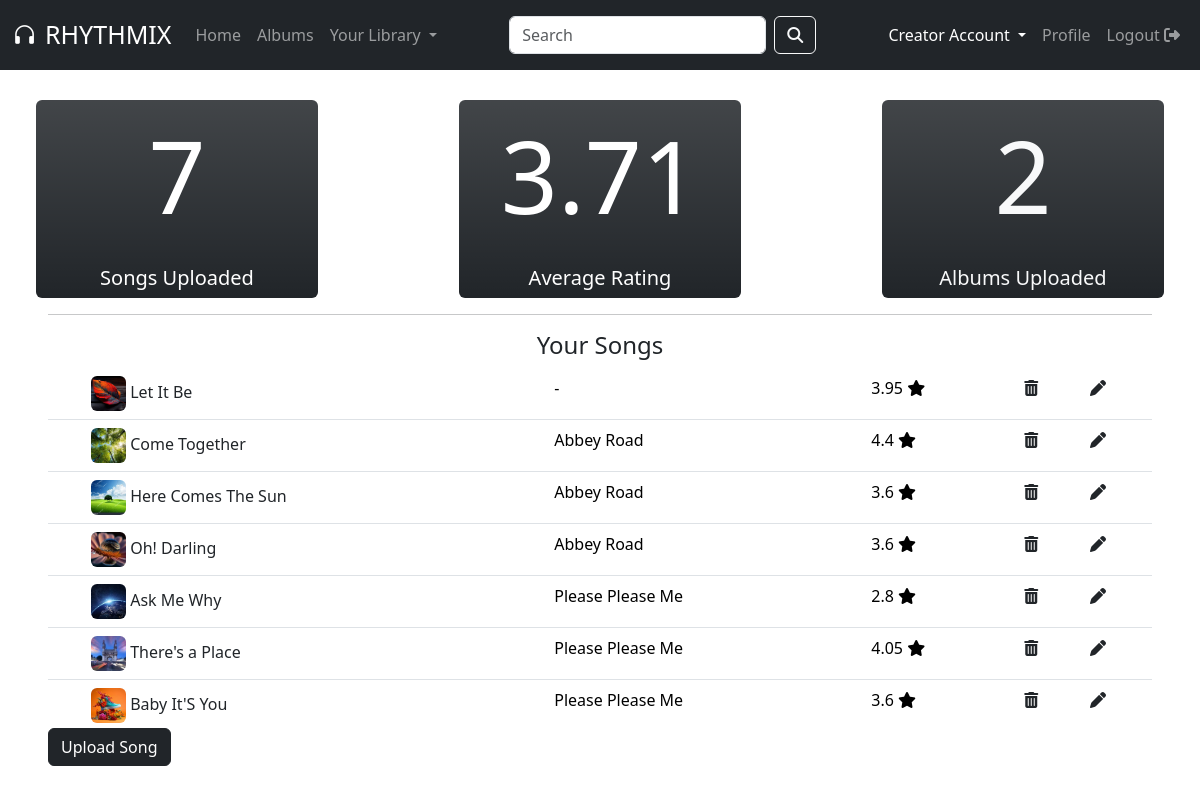
The app's page /creator (signed in) with its own data.
### models.py (models this page shows)
class Song(db.Model):
    song_id = db.Column(db.Integer, primary_key=True, autoincrement=True)
    song_name = db.Column(db.String(100), nullable=False)
    lyrics = db.Column(db.String(1000), nullable=False)
    artist = db.Column(db.String(100), nullable=False)
    path = db.Column(db.String(100), nullable=False)
    poster = db.Column(db.String(100), nullable=False)
    date_added = db.Column(db.DateTime, default=datetime.utcnow)
    rating = db.Column(db.Integer, default=0)
    genre = db.Column(db.String(100), nullable=False)
    played = db.Column(db.Integer, nullable=False, default=0)
    album = db.Column(db.Integer, db.ForeignKey("album.album_id"))
    creator = db.Column(
        db.Integer, db.ForeignKey("user.user_id")
    )  # one-many btwn user(creator) and song
    playlist = db.relationship("Playlist", backref="playlist", secondary=song_playlist)

class Album(db.Model):
    album_id = db.Column(db.Integer, primary_key=True, autoincrement=True)
    album_name = db.Column(db.String(100), nullable=False)
    poster = db.Column(db.String(100), nullable=False)
    genre = db.Column(db.String(100), nullable=False)
    rating = db.Column(db.Integer, nullable=False, default=0)
    artist = db.Column(db.Integer, nullable=False)
    creator = db.Column(
        db.Integer, db.ForeignKey("user.user_id")
    )  # one-many btwn user(creator) and album
    songs = db.relationship("Song", backref="song_album")

### app.py (the view)
@app.route("/creator", methods=["GET", "POST"])  # type: ignore
@login_required
def creator():
    user_id = current_user.user_id  # type: ignore
    user = User.query.get(user_id)
    if request.method == "GET":
        songs = user.songs
        albums = user.albums
        ratings = []
        for song in songs:
            ratings.append(song.rating)
        if len(ratings) != 0:
            avg_rating = round(sum(ratings) / len(ratings), 2)
        else:
            avg_rating = 0
        return render_template(
            "creator.html",
            status=user.user_type,
            songs=songs,
            avg_rating=avg_rating,
            albums=albums,
            Album=Album,
        )
    if request.method == "POST":
        user.user_type = "creator"
        db.session.commit()
        return render_template("creator.html", status=user.user_type)

### app.py (called while the page is built)
@login_manager.user_loader
def load_user(user_id):
    return User.query.get(int(user_id))

### templates/creator.html (shortened to what this page needs)
<!DOCTYPE html>
<html lang="en">
  <head>
    <link
      href="https://cdn.jsdelivr.net/npm/bootstrap@5.3.2/dist/css/bootstrap.min.css"
      rel="stylesheet"
    />
    <link
      rel="stylesheet"
      href="https://cdnjs.cloudflare.com/ajax/libs/font-awesome/6.4.2/css/all.min.css"
    />
    <link
      rel="stylesheet"
      href="https://cdn.jsdelivr.net/npm/bootstrap-icons@1.11.1/font/bootstrap-icons.css"
    />
    <link rel="stylesheet" href="../static/style.css" />
  </head>
  <body>
    <div class="flex-row">
      <nav class="navbar navbar-expand-lg fixed-top navbar-dark bg-dark">
        <div class="container-fluid">
          <a class="navbar-brand" href="/homepage" style="font-size: 25px">
            <i class="bi bi-headphones me-2"></i>RHYTHMIX
          </a>
          <div class="collapse navbar-collapse" id="navbarSupportedContent">
            <ul class="navbar-nav me-auto mb-2 mb-lg-0">
              <li class="nav-item">
                <a class="nav-link" aria-current="page" href="/homepage"
                  >Home</a
                >
              </li>
              <li class="nav-item">
                <a class="nav-link" href="/all_albums">Albums</a>
              </li>
              <li class="nav-item dropdown">
                <a
                  class="nav-link dropdown-toggle"
                  href="#"
                  role="button"
                  data-bs-toggle="dropdown"
                  aria-expanded="false"
                >
                  Your Library
                </a>
              </li>
            </ul>
            <form
              method="POST"
              action="/search_page"
              class="d-flex mx-auto my-2"
              role="search"
              name="search_form"
            >
              <input
                class="form-control me-2"
                type="search"
                placeholder="Search"
                aria-label="Search"
                name="query"
                id="query"
              />
              <button class="btn btn-outline-light" type="submit">
                <i class="fa-solid fa-magnifying-glass"></i>
              </button>
            </form>
            <ul class="navbar-nav ms-auto">
              {% if current_user.user_type != 'creator' %}
              <li class="nav-item">
                <a href="/creator" class="nav-link">Creator Account</a>
              </li>
              {% else %}
              <li class="nav-item dropdown">
                <a
                  class="nav-link dropdown-toggle active"
                  href="/creator"
                  role="button"
                  data-bs-toggle="dropdown"
                  aria-expanded="false"
                >
                  Creator Account
                </a>
              </li>
              {% endif %}
              <li class="nav-item">
                <a href="/profile" class="nav-link">Profile</a>
              </li>
              <li class="nav-item">
                <a href="/logout" class="nav-link"
                  >Logout <i class="fa-solid fa-right-from-bracket"></i
                ></a>
              </li>
            </ul>
          </div>
        </div>
      </nav>
    </div>
    <div class="content" style="margin-top: 100px">
      {% if status == 'general_user'%}
      <div class="content">
        <h1 class="text-center">Wanna be a creator?</h1>
        <br />
        <div class="text-center">
          <form method="POST" action="/creator">
            <button
              type="submit"
              class="btn text-center bg-dark text-white btn-lg"
            >
              Click here
            </button>
          </form>
        </div>
      </div>
      {% else %}
      <div class="mx-5">
        <div class="row d-flex justify-content-between">
          <div class="col-3 text-center rounded text-white bg-dark bg-gradient">
            <p style="font-size: 100px">{{songs | length }}</p>
            <h5>Songs Uploaded</h5>
          </div>
          <div class="col-3 text-center text-white rounded bg-dark bg-gradient">
            <p style="font-size: 100px">{{avg_rating}}</p>
            <h5>Average Rating</h5>
          </div>
          <div class="col-3 text-center rounded bg-dark bg-gradient">
            <a
              href="/creator_albums"
              class="link-light link-offset-2 link-underline link-underline-opacity-0"
            >
              <p style="font-size: 100px">{{albums | length}}</p>
              <h5>Albums Uploaded</h5>
            </a>
          </div>
        </div>
        <hr />
        {% if songs %}
        <h4 class="text-center">Your Songs</h4>
        <div class="songs-container">
          <table class="table">
            <tbody>
              {% for song in songs %}
              <tr>
                <td></td>
                <td>
                  <img
                    src="{{url_for('static', filename='posters/'+song.poster)}}"
                    class="rounded table-image"
                  />
                  <a
                    href="/listen_song/{{song.song_id}}"
                    class="link-dark link-offset-2 link-offset-3-hover link-underline link-underline-opacity-0 link-underline-opacity-75-hover"
                  >
                    {{song.song_name}}
                  </a>
                </td>
                {% if song.album %}
                <td>{{Album.query.get(song.album).album_name}}</td>
                {% else %}
                <td>-</td>
                {% endif %}
                <td>{{song.rating}} <i class="fa-solid fa-star"></i></td>
                <td>
                  <a href="/delete_song/{{song.song_id}}" class="link-dark"
                    ><i class="fa-solid fa-trash-can edit"></i
                  ></a>
                </td>
                <td>
                  <a href="/update_song/{{song.song_id}}" class="link-dark"
                    ><i class="fa-solid fa-pen edit"></i
                  ></a>
                </td>
              </tr>
              {% endfor %}
            </tbody>
          </table>
        </div>
        <a href="/upload_song" class="btn btn-dark">Upload Song</a>
        {% else %}
        <div class="text-center">
          <h4 class="text-center">You haven't uploaded any songs yet!</h4>
          <a href="/upload_song" class="btn btn-dark">Click here to Upload!</a>
        </div>
        {% endif %}
      </div>
      {% endif %}
    </div>
  </body>
</html>

### static/style.css (style rules this page uses)
.content { margin-top: 70px; }
.table-image { height: 35px; width: 35px; object-fit: cover; }
.songs-container { max-height: 45vh; overflow-y: auto; }

### records on screen
Song: poster (picture), song_name "Let It Be", rating "3.95"
Song: poster (picture), song_name "Come Together", query.get "Abbey Road", rating "4.4"
Song: poster (picture), song_name "Here Comes The Sun", query.get "Abbey Road", rating "3.6"
Song: poster (picture), song_name "Oh! Darling", query.get "Abbey Road", rating "3.6"
Song: poster (picture), song_name "Ask Me Why", query.get "Please Please Me", rating "2.8"
Song: poster (picture), song_name "There's a Place", query.get "Please Please Me", rating "4.05"
Song: poster (picture), song_name "Baby It'S You", query.get "Please Please Me", rating "3.6"

### other values on screen
{{ songs | length }} "7"
{{ avg_rating }} "3.71"
{{ albums | length }} "2"
